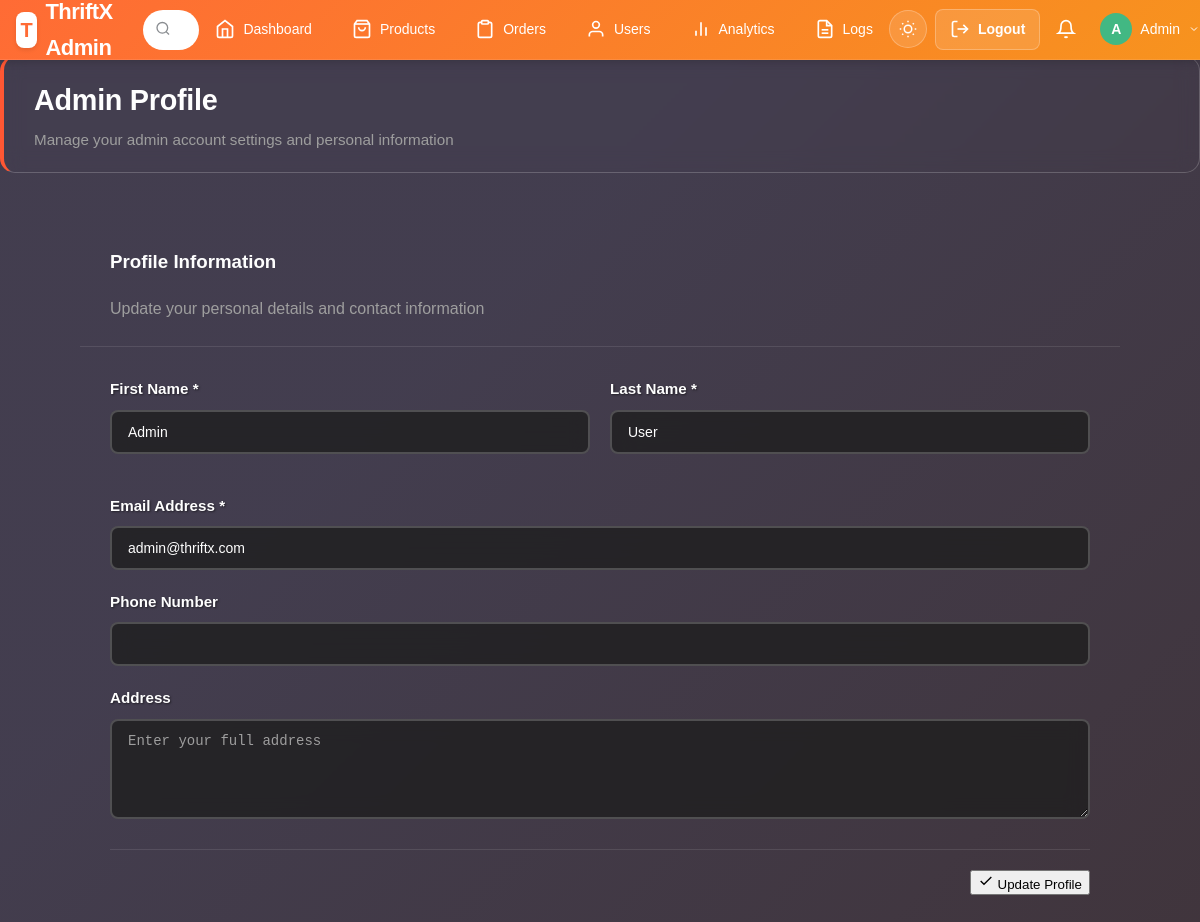
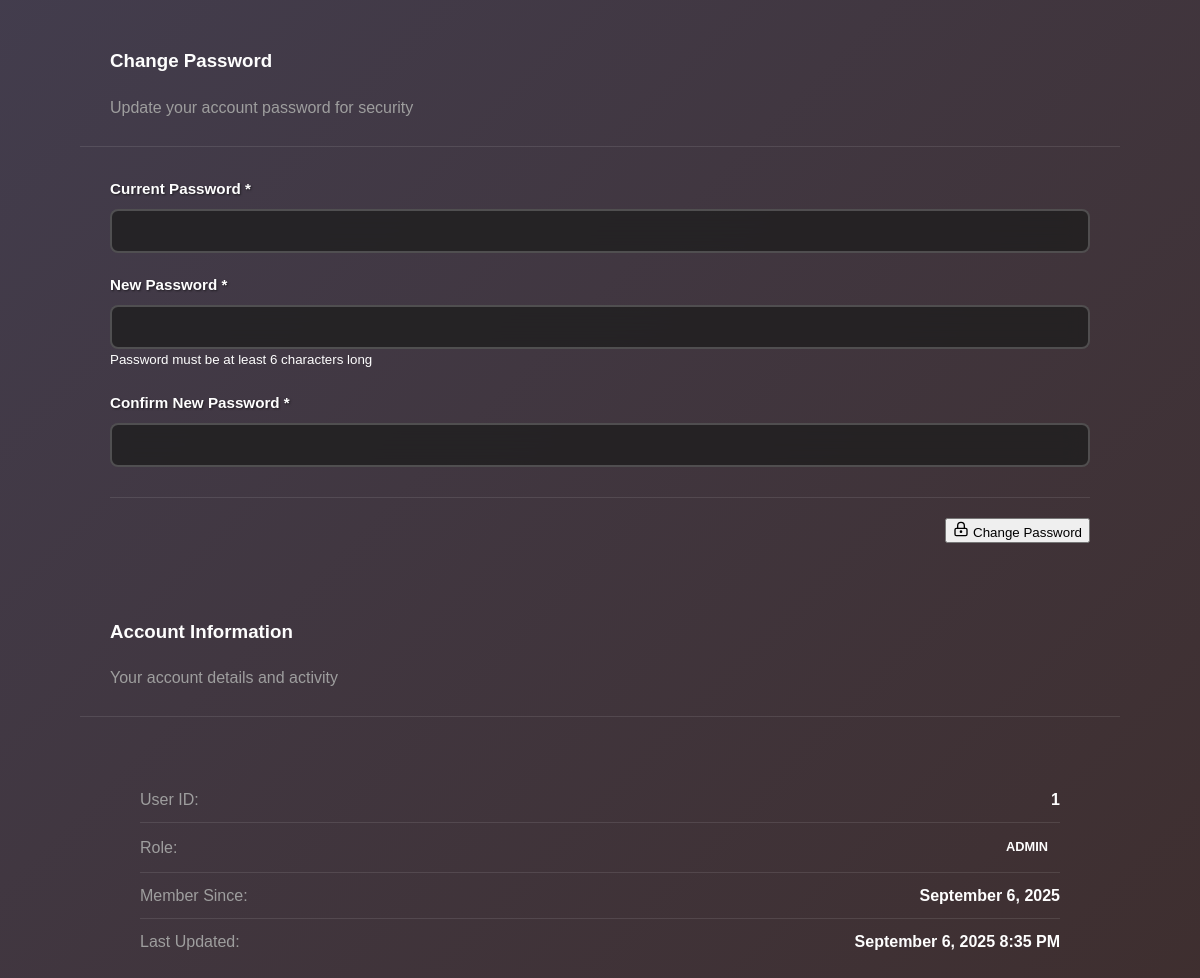
/admin/admin_profile.php (signed in), run on the app's committed database (2 pictures, top to bottom).
### tables this page shows
CREATE TABLE IF NOT EXISTS users (
    id INT AUTO_INCREMENT PRIMARY KEY,
    first_name VARCHAR(50) NOT NULL,
    last_name VARCHAR(50) NOT NULL,
    email VARCHAR(100) UNIQUE NOT NULL,
    password VARCHAR(255) NOT NULL,
    phone VARCHAR(20),
    address TEXT,
    role ENUM('customer', 'seller', 'admin') DEFAULT 'customer',
    created_at TIMESTAMP DEFAULT CURRENT_TIMESTAMP,
    updated_at TIMESTAMP DEFAULT CURRENT_TIMESTAMP ON UPDATE CURRENT_TIMESTAMP
);

### admin/admin_profile.php (the view, shortened to what this page needs)
<?php
include('../config/db.php');
$user_id = $_SESSION['user_id'];
$user_query = "SELECT * FROM users WHERE id = ?";
$stmt = $conn->prepare($user_query);
$stmt->bind_param("i", $user_id);
$stmt->execute();
$user = $stmt->get_result()->fetch_assoc();
?>
<!DOCTYPE html>
<html lang="en">
<head>
    <link rel="stylesheet" href="../assets/css/styles.css">
</head>
<body class="admin-layout <?= (($_SESSION['theme'] ?? 'dark') === 'light') ? 'light-theme' : '' ?>">
    <?php include('../includes/admin_header.php'); ?>
    <div class="page-content">
        <div class="page-header">
            <div class="page-title">
                <h1>Admin Profile</h1>
                <p>Manage your admin account settings and personal information</p>
            </div>
        </div>
        <div class="profile-container">
            <div class="profile-grid">
                <div class="profile-card">
                    <div class="card-header">
                        <h3>Profile Information</h3>
                        <p>Update your personal details and contact information</p>
                    </div>
                    <div class="card-content">
                        <form method="POST" class="profile-form">
                            <div class="form-row">
                                <div class="form-group">
                                    <label for="first_name">First Name *</label>
                                    <input type="text" id="first_name" name="first_name" value="<?= htmlspecialchars($user['first_name']) ?>" required>
                                </div>
                                <div class="form-group">
                                    <label for="last_name">Last Name *</label>
                                    <input type="text" id="last_name" name="last_name" value="<?= htmlspecialchars($user['last_name']) ?>" required>
                                </div>
                            </div>
                            <div class="form-group">
                                <label for="email">Email Address *</label>
                                <input type="email" id="email" name="email" value="<?= htmlspecialchars($user['email']) ?>" required>
                            </div>
                            <div class="form-group">
                                <label for="phone">Phone Number</label>
                                <input type="tel" id="phone" name="phone" value="<?= htmlspecialchars($user['phone'] ?? '') ?>">
                            </div>
                            <div class="form-group">
                                <label for="address">Address</label>
                                <textarea id="address" name="address" rows="3" placeholder="Enter your full address"><?= htmlspecialchars($user['address'] ?? '') ?></textarea>
                            </div>
                            <div class="form-actions">
                                <button type="submit" name="update_profile" class="btn btn-primary">
                                    <svg width="16" height="16" viewBox="0 0 24 24" fill="none" stroke="currentColor" stroke-width="2">
                                        <path d="M20 6L9 17l-5-5"></path>
                                    </svg>
                                    Update Profile
                                </button>
                            </div>
                        </form>
                    </div>
                </div>
                <div class="profile-card">
                    <div class="card-header">
                        <h3>Change Password</h3>
                        <p>Update your account password for security</p>
                    </div>
                    <div class="card-content">
                        <form method="POST" class="password-form">
                            <div class="form-group">
                                <label for="current_password">Current Password *</label>
                                <input type="password" id="current_password" name="current_password" required>
                            </div>
                            <div class="form-group">
                                <label for="new_password">New Password *</label>
                                <input type="password" id="new_password" name="new_password" required minlength="6">
                                <small>Password must be at least 6 characters long</small>
                            </div>
                            <div class="form-group">
                                <label for="confirm_password">Confirm New Password *</label>
                                <input type="password" id="confirm_password" name="confirm_password" required minlength="6">
                            </div>
                            <div class="form-actions">
                                <button type="submit" name="change_password" class="btn btn-secondary">
                                    <svg width="16" height="16" viewBox="0 0 24 24" fill="none" stroke="currentColor" stroke-width="2">
                                        <rect x="3" y="11" width="18" height="11" rx="2" ry="2"></rect>
                                        <circle cx="12" cy="16" r="1"></circle>
                                        <path d="M7 11V7a5 5 0 0 1 10 0v4"></path>
                                    </svg>
                                    Change Password
                                </button>
                            </div>
                        </form>
                    </div>
                </div>
                <div class="profile-card">
                    <div class="card-header">
                        <h3>Account Information</h3>
                        <p>Your account details and activity</p>
                    </div>
                    <div class="card-content">
                        <div class="account-info">
                            <div class="info-item">
                                <label>User ID:</label>
                                <span><?= $user['id'] ?></span>
                            </div>
                            <div class="info-item">
                                <label>Role:</label>
                                <span class="role-badge admin"><?= ucfirst($user['role']) ?></span>
                            </div>
                            <div class="info-item">
                                <label>Member Since:</label>
                                <span><?= date('F j, Y', strtotime($user['created_at'])) ?></span>
                            </div>
                            <div class="info-item">
                                <label>Last Updated:</label>
                                <span><?= date('F j, Y g:i A', strtotime($user['updated_at'])) ?></span>
                            </div>
                        </div>
                    </div>
                </div>
            </div>
        </div>
    </div>
</body>
</html>

### includes/admin_header.php (shortened to what this page needs)
<header class="admin-header">
    <div class="header-left">
        <div class="logo-section">
            <a href="admin_dashboard.php" class="logo-link">
                <div class="logo-icon">T</div>
                <span class="logo-text">ThriftX Admin</span>
            </a>
        </div>
        <div class="search-section">
            <form class="search-box" action="admin_search.php" method="GET">
                <input type="text" name="q" placeholder="Search products, orders, users..." class="search-input" value="<?= isset($_GET['q']) ? htmlspecialchars($_GET['q']) : '' ?>">
                <button type="submit" class="search-btn">
                    <svg width="16" height="16" viewBox="0 0 24 24" fill="none" stroke="currentColor" stroke-width="2">
                        <circle cx="11" cy="11" r="8"></circle>
                        <path d="m21 21-4.35-4.35"></path>
                    </svg>
                </button>
            </form>
        </div>
    </div>
    <div class="header-center">
        <nav class="main-nav">
            <a href="admin_dashboard.php" class="nav-item <?= basename($_SERVER['PHP_SELF']) == 'admin_dashboard.php' ? 'active' : '' ?>">
                <svg width="20" height="20" viewBox="0 0 24 24" fill="none" stroke="currentColor" stroke-width="2">
                    <path d="M3 9l9-7 9 7v11a2 2 0 0 1-2 2H5a2 2 0 0 1-2-2z"></path>
                    <polyline points="9,22 9,12 15,12 15,22"></polyline>
                </svg>
                <span>Dashboard</span>
            </a>
            <a href="admin_products.php" class="nav-item <?= basename($_SERVER['PHP_SELF']) == 'admin_products.php' ? 'active' : '' ?>">
                <svg width="20" height="20" viewBox="0 0 24 24" fill="none" stroke="currentColor" stroke-width="2">
                    <path d="M6 2L3 6v14a2 2 0 0 0 2 2h14a2 2 0 0 0 2-2V6l-3-4z"></path>
                    <line x1="3" y1="6" x2="21" y2="6"></line>
                    <path d="M16 10a4 4 0 0 1-8 0"></path>
                </svg>
                <span>Products</span>
            </a>
            <a href="admin_orders.php" class="nav-item <?= basename($_SERVER['PHP_SELF']) == 'admin_orders.php' ? 'active' : '' ?>">
                <svg width="20" height="20" viewBox="0 0 24 24" fill="none" stroke="currentColor" stroke-width="2">
                    <path d="M16 4h2a2 2 0 0 1 2 2v14a2 2 0 0 1-2 2H6a2 2 0 0 1-2-2V6a2 2 0 0 1 2-2h2"></path>
                    <rect x="8" y="2" width="8" height="4" rx="1" ry="1"></rect>
                </svg>
                <span>Orders</span>
            </a>
            <a href="admin_users.php" class="nav-item <?= basename($_SERVER['PHP_SELF']) == 'admin_users.php' ? 'active' : '' ?>">
                <svg width="20" height="20" viewBox="0 0 24 24" fill="none" stroke="currentColor" stroke-width="2">
                    <path d="M20 21v-2a4 4 0 0 0-4-4H8a4 4 0 0 0-4 4v2"></path>
                    <circle cx="12" cy="7" r="4"></circle>
                </svg>
                <span>Users</span>
            </a>
            <a href="admin_analytics.php" class="nav-item <?= basename($_SERVER['PHP_SELF']) == 'admin_analytics.php' ? 'active' : '' ?>">
                <svg width="20" height="20" viewBox="0 0 24 24" fill="none" stroke="currentColor" stroke-width="2">
                    <line x1="18" y1="20" x2="18" y2="10"></line>
                    <line x1="12" y1="20" x2="12" y2="4"></line>
                    <line x1="6" y1="20" x2="6" y2="14"></line>
                </svg>
                <span>Analytics</span>
            </a>
            <a href="admin_logs.php" class="nav-item <?= basename($_SERVER['PHP_SELF']) == 'admin_logs.php' ? 'active' : '' ?>">
                <svg width="20" height="20" viewBox="0 0 24 24" fill="none" stroke="currentColor" stroke-width="2">
                    <path d="M14 2H6a2 2 0 0 0-2 2v16a2 2 0 0 0 2 2h12a2 2 0 0 0 2-2V8z"></path>
                    <polyline points="14,2 14,8 20,8"></polyline>
                    <line x1="16" y1="13" x2="8" y2="13"></line>
                    <line x1="16" y1="17" x2="8" y2="17"></line>
                </svg>
                <span>Logs</span>
            </a>
        </nav>
    </div>
    <div class="header-right">
        <div class="header-actions">
            <a href="../theme_toggle.php?redirect=<?= urlencode($_SERVER['REQUEST_URI']) ?>" class="theme-toggle-btn" aria-label="Toggle light/dark theme" title="Toggle theme">
            </a>
            <a href="../logout.php" class="header-logout-btn" aria-label="Logout" title="Logout">
                <svg width="20" height="20" viewBox="0 0 24 24" fill="none" stroke="currentColor" stroke-width="2">
                    <path d="M9 21H5a2 2 0 0 1-2-2V5a2 2 0 0 1 2-2h4"></path>
                    <polyline points="16,17 21,12 16,7"></polyline>
                    <line x1="21" y1="12" x2="9" y2="12"></line>
                </svg>
                <span>Logout</span>
            </a>
            <div class="notification-dropdown">
                <button class="notification-btn">
                    <svg width="20" height="20" viewBox="0 0 24 24" fill="none" stroke="currentColor" stroke-width="2">
                        <path d="M18 8A6 6 0 0 0 6 8c0 7-3 9-3 9h18s-3-2-3-9"></path>
                        <path d="M13.73 21a2 2 0 0 1-3.46 0"></path>
                    </svg>
                </button>
            </div>
            <div class="user-dropdown">
                <button class="user-btn">
                    <div class="user-avatar">
                        <?= strtoupper(substr($_SESSION['first_name'], 0, 1)) ?>
                    </div>
                    <span class="user-name"><?= htmlspecialchars($_SESSION['first_name']) ?></span>
                    <svg width="12" height="12" viewBox="0 0 24 24" fill="none" stroke="currentColor" stroke-width="2">
                        <polyline points="6,9 12,15 18,9"></polyline>
                    </svg>
                </button>
            </div>
        </div>
    </div>
</header>

### data on the page
users: first_name "Admin", last_name "User", email "admin@thriftx.com", id "1", role "ADMIN", created_at "September 6, 2025", updated_at "September 6, 2025 8:35 PM"

### other printed values
substr($_SESSION['first_name'], 0, 1) "A"
$_SESSION['first_name'] "Admin"
